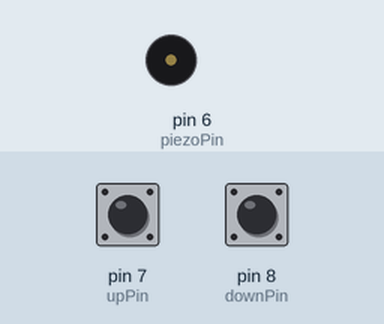
Recording of a sketch running on a simulated Arduino Uno, built with avr-gcc and run on an emulated ATmega328P. Shown: buzzer (waves = sounding). The test bench sets the inputs (shaded band); at power-on: pin 8 (downPin) HIGH, pin 7 (upPin) HIGH.

Above: at 1.2 s.
1.3 s: pin 8 (downPin) pulled LOW for 0.15 s
At 1.7 s:
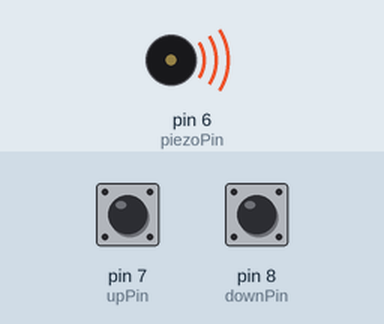
2.9 s: pin 7 (upPin) pulled LOW for 3.2 s
At 7.0 s:
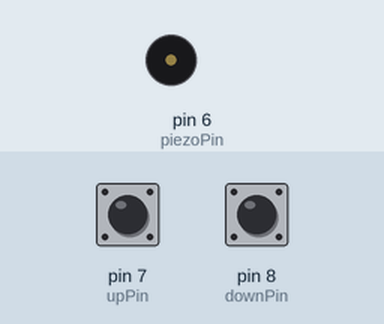
7.6 s: pin 7 (upPin) pulled LOW for 1 s
Timing chart, 0 to 10.6 s (numbered marks = the images above; inputs shaded):
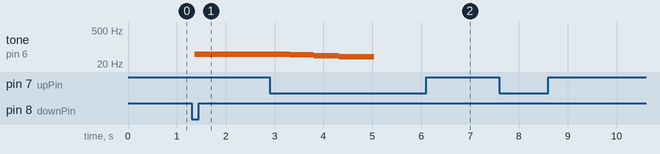

Measured:
- after the input at 1.3 s, tone on pin 6 (piezoPin): silent → 51 Hz after 0.06 s
- after the input at 2.9 s, tone on pin 6 (piezoPin): 51 Hz → 47 Hz after 0.42 s, → 43 Hz 0.48 s later, → 39 Hz 0.52 s later, → silent 0.72 s later

The sketch:

Piezo03UpDownClick.ino
```cpp
/* UpDownClick adds two buttons as inputs, to complement the Piezo output.
* It includes logic to change the pitch of the tone by using the buttons as
* Up and Down controls.
* See https://github.com/ShrimpingIt/projects/tree/master/sketchbook/shrimpingit/piezo for the other examples in this series
*/

// Pin 6 (see https://www.arduino.cc/en/Hacking/PinMapping168 ) should have a piezoPin
// attached through a series resistor to ground in order to make this work.
// store the number 6 with the name piezoPin
int piezoPin = 6;
int upPin = 7;
int downPin = 8;

int clickDelay = 10000;
int delayStep = 48;

// the setup routine runs once when you press reset:
void setup() {
  // initialize the digital pin as an output.
  pinMode(piezoPin, OUTPUT);
  pinMode(upPin, INPUT_PULLUP);
  pinMode(downPin, INPUT_PULLUP);
}

// the loop routine runs over and over again forever:
void loop() {
  digitalWrite(piezoPin, HIGH);   // turn the piezoPin on (HIGH is the voltage level)
  delayMicroseconds(clickDelay);               // wait for a second
  digitalWrite(piezoPin, LOW);   // turn the piezoPin on (HIGH is the voltage level)
  delayMicroseconds(clickDelay);               // wait for a second

  if(digitalRead(upPin)==LOW){
    if(clickDelay < 16383 - delayStep){
      clickDelay = clickDelay + delayStep;
    }
  }

  if(digitalRead(downPin)==LOW){
    if(clickDelay > 0 + delayStep){
      clickDelay = clickDelay - delayStep;
    }
  }

}
```
